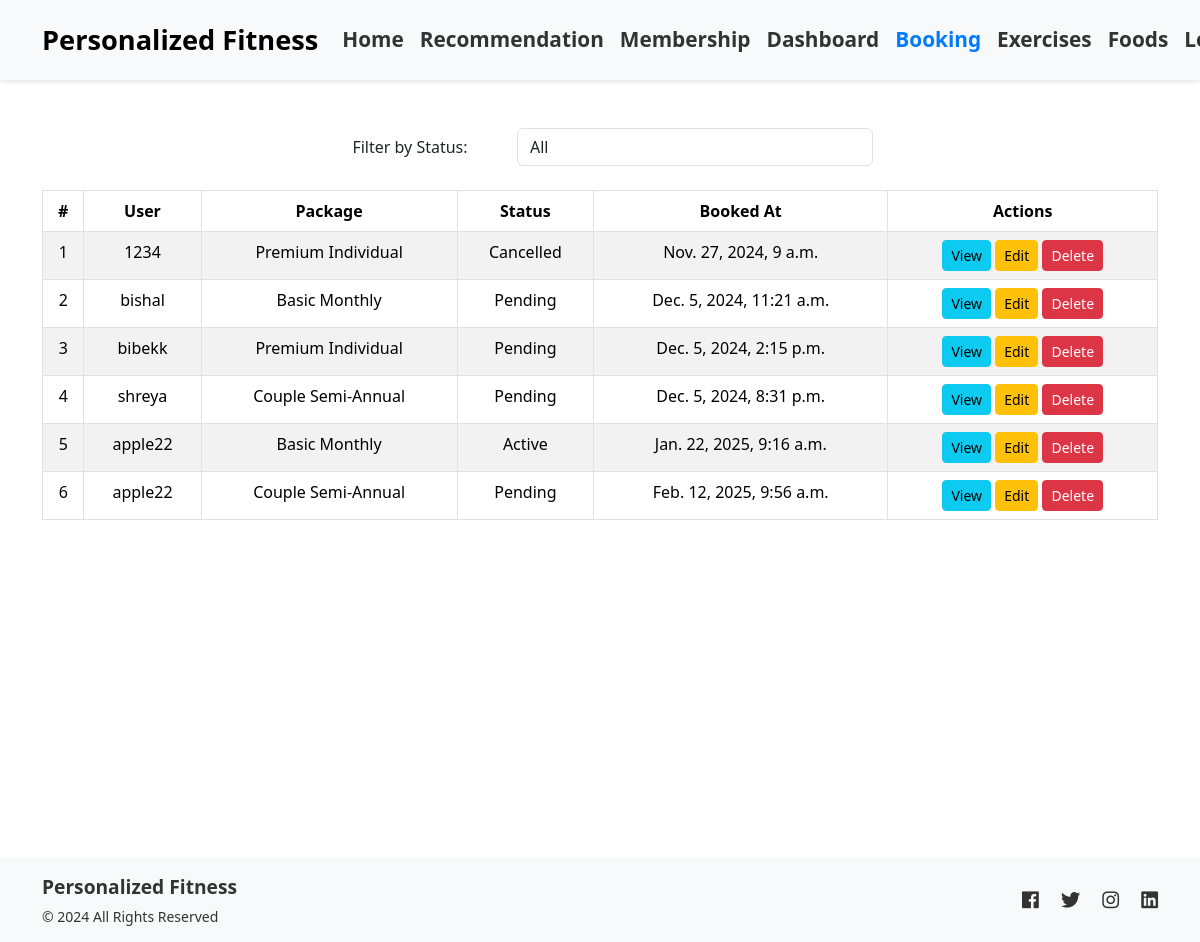
The app's page /membership/bookings/ (signed in) with its own data.
### membership/models.py (models this page shows, shortened)
class Booking(models.Model):
    STATUS_CHOICES = [
        ('Pending', 'Pending'),
        ('Active', 'Active'),
        ('Expired', 'Expired'),
        ('Cancelled', 'Cancelled'),
    ]
    user = models.ForeignKey(User, related_name='memberships', on_delete=models.CASCADE)
    membership_package = models.ForeignKey(Package, on_delete=models.CASCADE)
    status = models.CharField(max_length=10, choices=STATUS_CHOICES, default='Pending')
    booked_at = models.DateTimeField(auto_now_add=True)
    updated_at = models.DateTimeField(auto_now=True)

class Package(models.Model):
    PACKAGE_CHOICES = [
        ('Monthly', 'Monthly'),
        ('Quarterly', 'Quarterly'),
        ('Semi-Annually', 'Semi-Annually'),
        ('Annually', 'Annually'),
    ]
    CATEGORY_CHOICES = [
        ('Individual', 'Individual'),
        ('Student', 'Student'),
        ('Couple', 'Couple'),
        ('Family', 'Family'),
    ]
    name = models.CharField(max_length=50, unique=True)
    description = models.TextField(blank=True, null=True)
    package_type = models.CharField(max_length=20, choices=PACKAGE_CHOICES)
    category = models.CharField(max_length=20, choices=CATEGORY_CHOICES, default='Individual')
    price = models.DecimalField(max_digits=10, decimal_places=2)
    is_active = models.BooleanField(default=True)
    created_at = models.DateTimeField(auto_now_add=True)
    updated_at = models.DateTimeField(auto_now=True)

### membership/views.py (the view)
    def wrapper(request, *args, **kwargs):
        if not is_admin(request.user):
            messages.error(request, "You are not allowed to access this page.")
            return HttpResponseRedirect(reverse('packages'))
        return view_func(request, *args, **kwargs)

### membership/views.py (called while the page is built)
def is_admin(user):
    return user.is_superuser

def admin_required(view_func):
    def wrapper(request, *args, **kwargs):
        if not is_admin(request.user):
            messages.error(request, "You are not allowed to access this page.")
            return HttpResponseRedirect(reverse('packages'))
        return view_func(request, *args, **kwargs)
    return wrapper

@login_required(login_url='login')
@admin_required
def booking_list(request):
    status_filter = request.GET.get('status')
    if status_filter:
        bookings = Booking.objects.filter(status=status_filter)
    else:
        bookings = Booking.objects.all()
    return render(request, 'bookings/booking_list.html', {'bookings': bookings})

### membership/templates/bookings/booking_list.html (shortened to what this page needs)
{% extends "main.html" %}
{% block content %}
<div class="container py-5 text-center">
    <form method="GET" id="filterForm" class="mb-4">
        <div class="form-group row justify-content-center">
            <label for="status" class="col-sm-2 col-form-label">Filter by Status:</label>
            <div class="col-sm-4">
                <select name="status" id="status" class="form-control" onchange="submitForm()">
                    <option value="">All</option>
                </select>
            </div>
        </div>
    </form>
    <table class="table table-striped table-bordered">
        <thead>
            <tr>
                <th>#</th>
                <th>User</th>
                <th>Package</th>
                <th>Status</th>
                <th>Booked At</th>
                <th>Actions</th>
            </tr>
        </thead>
        <tbody>
            {% for booking in bookings %}
                <tr>
                    <td>{{ forloop.counter }}</td>
                    <td>{{ booking.user.username }}</td>
                    <td>{{ booking.membership_package.name }}</td>
                    <td>{{ booking.status }}</td>
                    <td>{{ booking.booked_at }}</td>
                    <td>
                        <a href="{% url 'booking_detail' booking.pk %}" class="btn btn-info btn-sm">View</a>
                        <a href="{% url 'booking_update' booking.pk %}" class="btn btn-warning btn-sm">Edit</a>
                        <a href="{% url 'booking_delete' booking.pk %}" class="btn btn-danger btn-sm">Delete</a>
                    </td>
                </tr>
            {% empty %}
                <tr>
                    <td colspan="6" class="text-center">No bookings available.</td>
                </tr>
            {% endfor %}
        </tbody>
    </table>
</div>
{% endblock %}

### records on screen
Booking: user.username "1234", membership_package.name "Premium Individual", status "Cancelled", booked_at "Nov. 27, 2024, 9 a.m."
Booking: user.username "bishal", membership_package.name "Basic Monthly", status "Pending", booked_at "Dec. 5, 2024, 11:21 a.m."
Booking: user.username "bibekk", membership_package.name "Premium Individual", status "Pending", booked_at "Dec. 5, 2024, 2:15 p.m."
Booking: user.username "shreya", membership_package.name "Couple Semi-Annual", status "Pending", booked_at "Dec. 5, 2024, 8:31 p.m."
Booking: user.username "apple22", membership_package.name "Basic Monthly", status "Active", booked_at "Jan. 22, 2025, 9:16 a.m."
Booking: user.username "apple22", membership_package.name "Couple Semi-Annual", status "Pending", booked_at "Feb. 12, 2025, 9:56 a.m."
